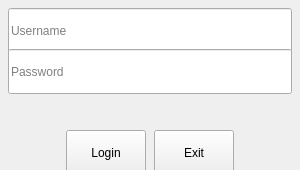
<?xml version="1.0" encoding="UTF-8"?>
<ui version="4.0">
 <class>loginwidget</class>
 <widget class="QWidget" name="loginwidget">
  <property name="geometry">
   <rect>
    <x>0</x>
    <y>0</y>
    <width>300</width>
    <height>170</height>
   </rect>
  </property>
  <property name="minimumSize">
   <size>
    <width>300</width>
    <height>170</height>
   </size>
  </property>
  <property name="windowTitle">
   <string/>
  </property>
  <layout class="QVBoxLayout" name="verticalLayout">
   <property name="spacing">
    <number>8</number>
   </property>
   <property name="leftMargin">
    <number>8</number>
   </property>
   <property name="topMargin">
    <number>8</number>
   </property>
   <property name="rightMargin">
    <number>8</number>
   </property>
   <property name="bottomMargin">
    <number>8</number>
   </property>
   <item>
    <widget class="QLineEdit" name="username_lineedit">
     <property name="minimumSize">
      <size>
       <width>0</width>
       <height>45</height>
      </size>
     </property>
     <property name="placeholderText">
      <string>Username</string>
     </property>
    </widget>
   </item>
   <item>
    <widget class="QLineEdit" name="password_lineedit">
     <property name="minimumSize">
      <size>
       <width>0</width>
       <height>45</height>
      </size>
     </property>
     <property name="echoMode">
      <enum>QLineEdit::Password</enum>
     </property>
     <property name="placeholderText">
      <string>Password</string>
     </property>
    </widget>
   </item>
   <item>
    <widget class="QLabel" name="error_label">
     <property name="minimumSize">
      <size>
       <width>0</width>
       <height>40</height>
      </size>
     </property>
     <property name="text">
      <string/>
     </property>
    </widget>
   </item>
   <item>
    <layout class="QHBoxLayout" name="horizontalLayout">
     <property name="spacing">
      <number>8</number>
     </property>
     <item>
      <spacer name="horizontalSpacer">
       <property name="orientation">
        <enum>Qt::Horizontal</enum>
       </property>
       <property name="sizeHint" stdset="0">
        <size>
         <width>40</width>
         <height>20</height>
        </size>
       </property>
      </spacer>
     </item>
     <item>
      <widget class="QPushButton" name="login_button">
       <property name="minimumSize">
        <size>
         <width>0</width>
         <height>45</height>
        </size>
       </property>
       <property name="text">
        <string>Login</string>
       </property>
       <property name="icon">
        <iconset>
         <normaloff>../../qrc/icons/ok.png</normaloff>../../qrc/icons/ok.png</iconset>
       </property>
       <property name="iconSize">
        <size>
         <width>32</width>
         <height>32</height>
        </size>
       </property>
      </widget>
     </item>
     <item>
      <widget class="QPushButton" name="exit_button">
       <property name="minimumSize">
        <size>
         <width>0</width>
         <height>45</height>
        </size>
       </property>
       <property name="text">
        <string>Exit</string>
       </property>
       <property name="icon">
        <iconset>
         <normaloff>../../qrc/icons/exit.png</normaloff>../../qrc/icons/exit.png</iconset>
       </property>
       <property name="iconSize">
        <size>
         <width>32</width>
         <height>32</height>
        </size>
       </property>
      </widget>
     </item>
     <item>
      <spacer name="horizontalSpacer_2">
       <property name="orientation">
        <enum>Qt::Horizontal</enum>
       </property>
       <property name="sizeHint" stdset="0">
        <size>
         <width>40</width>
         <height>20</height>
        </size>
       </property>
      </spacer>
     </item>
    </layout>
   </item>
  </layout>
 </widget>
 <resources/>
 <connections/>
</ui>
